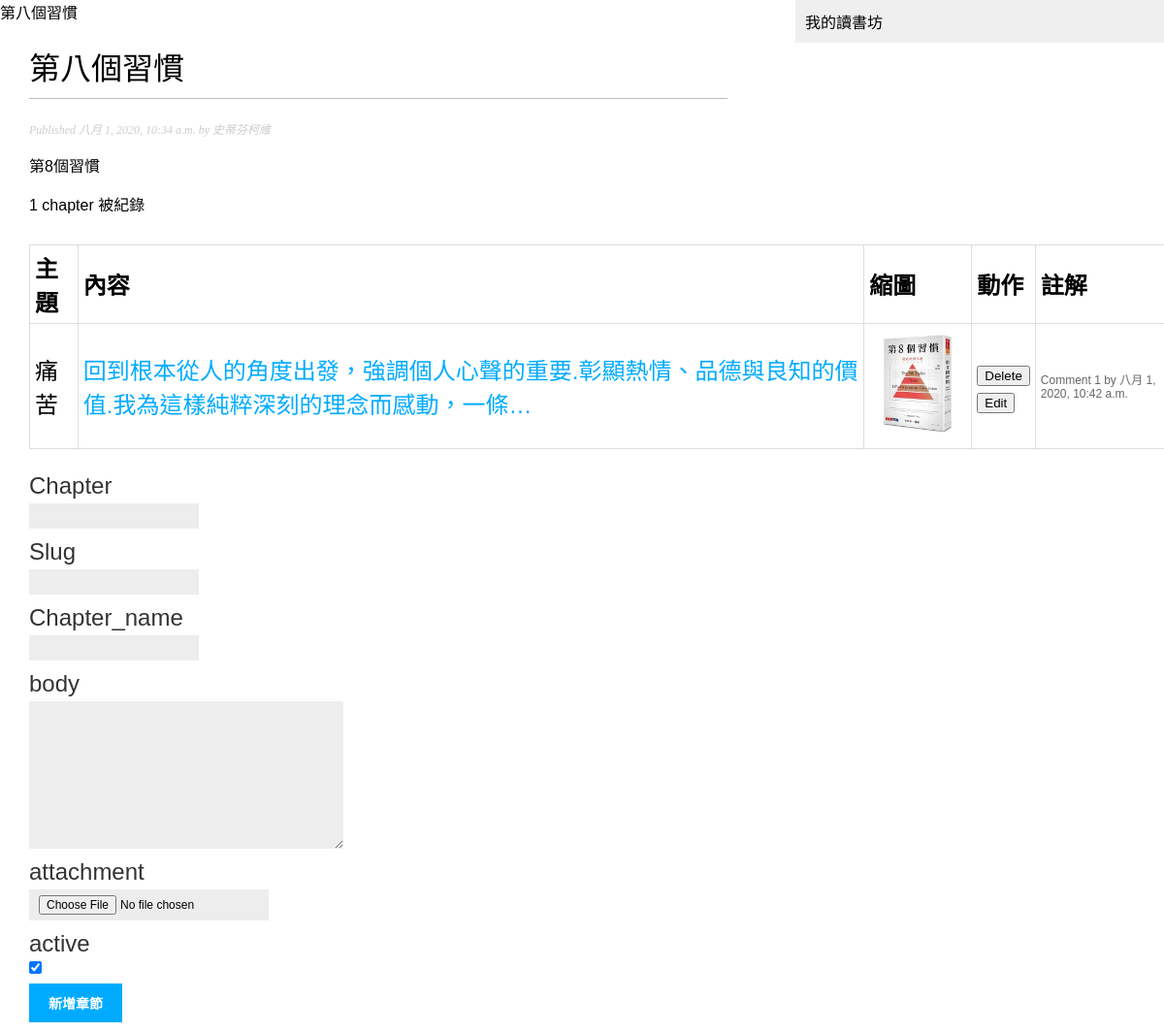
Page /app1/2020/8/1/books-8-habits/ on the committed database.
### app1/models.py (models this page shows, shortened)
class Books(models.Model):
    STATUS_CHOICE = (('draft', 'Draft'),
                     ('published', 'Published')
                     )
    title = models.CharField(max_length=250)
    slug = AutoSlugField(max_length=250,populate_from='title', unique_for_date='publish'
                         ,editable=True,null=True,unique=True)
    author = models.CharField(max_length=20)
    owner = models.ForeignKey(User, on_delete=models.CASCADE, related_name='blog_posts')
    body = RichTextField()
    publish = models.DateTimeField(default=timezone.now)
    created = models.DateTimeField(auto_now_add=True)
    updated = models.DateTimeField(auto_now=True)
    status = models.CharField(max_length=10, choices=STATUS_CHOICE, default='draft')
    objects = models.Manager()
    published = PublishedManage()
    class Meta:
        ordering = ('-publish',)

class Chapter(models.Model):
    book = models.ForeignKey(Books,on_delete=models.CASCADE,related_name='chapter')
    slug = models.SlugField(max_length=250, unique_for_date='created')
    chapter = models.CharField(max_length=80)
    chapter_name = models.CharField(max_length=80,null=True)
    body = RichTextField(null = True)
    attachment = models.ImageField(upload_to='images/',blank=True,null=True)
    created = models.DateTimeField(auto_now_add=True)
    updated = models.DateTimeField(auto_now=True)
    active = models.BooleanField(default=True)
    class Meta:
        ordering = ('-created',)
    def get_url(self):
        return reverse('app1:ch_detail',
                       args=[self.id,
                             self.slug])

### app1/views.py (the view)
# urls.py: path('<int:year>/<int:month>/<int:day>/<slug:post>/',views.chapter_detail  ,name = 'book_detail'),
def chapter_detail(request, year, month, day, post):
    books = get_object_or_404(Books, slug=post,
                             publish__year=year,
                             publish__month=month,
                             publish__day=day)
    chapters = books.chapter.filter(active=True)
    new_chapter: Chapter
    new_chapter = None
    chapter: Chapter
    if request.method == 'POST':
        chapter_form = ChapterForm(request.POST, request.FILES)
        if chapter_form.is_valid():
            new_chapter = chapter_form.save(commit=False)
            new_chapter.book = books
            new_chapter.save()
    else:
        chapter_form = ChapterForm()
    return render(request, 'blog/post/detail.html', {'books': books,
                                                     'chapters': chapters,
                                                     'new_chapter': new_chapter,
                                                     'chapter_form': chapter_form})

### app1/forms.py
class ChapterForm(forms.ModelForm):
    def __init__(self, *args, **kwargs):
        super(ChapterForm, self).__init__(*args, **kwargs)
        for field_name, field in self.fields.items():
            field.widget.attrs['class'] = 'form-control'
    class Meta:
        model = Chapter
        fields = ['slug','chapter','chapter_name','body','attachment','active']

### app1/templates/blog/post/detail.html (shortened to what this page needs)
{% extends "blog/base.html" %}
 {% load static %}
{% block content %}
 <h1>{{ books.title }}</h1>
  <p class="date">
    Published {{ books.publish }} by {{ books.author }}
  </p>
  {{ books.body|safe|linebreaks }}
    {% with chapters.count as total_chapters  %}
         {{ total_chapters}} chapter{{ total_chapters|pluralize }} 被紀錄
    <h2>
    {% endwith %}
      <table class="table">
          <thead><tr>
              <th>主題</th>
              <th>內容</th>
              <th>縮圖</th>
              <th>動作 </th>
              <th>註解 </th>
          </tr></thead>
      {% for chapter in chapters %}
            <tr>
                <td>{{ chapter.chapter_name }}</td>
            <td><a href = "{{ chapter.get_url }}">
                {{ chapter.body|safe|linebreaks|truncatechars:60 }}</a>
            </td>
            <td>
                {% if chapter.attachment.url is not None  %}
                <img src="{{ chapter.attachment.url }}" style="height: 100px;width: 100px"/>
                {% endif %}
            </td>
            <td>
                <form method="post" action="{% url 'app1:delete' chapter.id %}">
                <button type="submit">Delete</button>
            </form>
            <form method="post" action="{% url 'app1:chapter_edit' chapter.id %}">
                <button type="submit">Edit</button>
            </form>
            </td>
             <td class="info">Comment {{ forloop.counter }} by {{ chapter.name }} {{ chapter.created }}</td>
            </tr>
    {% endfor %}
    </table>
<div class="container">
        <form method="post" enctype="multipart/form-data">
          <div class="form-group">
                <label for="id_chapter">Chapter</label>
                {{ chapter_form.chapter }}
          </div>
          <div class="form-group">
                <label for="id_slug">Slug</label>
                {{ chapter_form.slug }}
          </div>
            <div class="form-group">
                <label for="id_chapter_name">Chapter_name</label>
                {{ chapter_form.chapter_name }}
          </div>
          <div class="form-group">
                <label for="id_body">body</label>
                {{ chapter_form.body }}
          </div>
              <div class="form-group">
                <label for="id_attachment">attachment</label>
                {{ chapter_form.attachment }}
          </div>
        <div class="form-group">
                <label for="id_active">active</label>
                {{ chapter_form.active }}
          </div>
            <p><input type="submit" value="新增章節"></p>
        </form>
</div>
{% endblock %}

### app1/static/css/blog.css (style rules this page uses)
body { margin:0; padding:0; font-family:helvetica, sans-serif; }
a { color:#00abff; text-decoration:none; }
h1 { font-weight:normal; border-bottom:1px solid #bbb; padding:0 0 10px 0; }
h2 { font-weight:normal; margin:30px 0 0; }
p.date { color:#ccc; font-family: georgia, serif; font-size: 12px; font-style: italic; }
label { float:left; clear:both; color:#333; margin-bottom:4px; }
input, textarea { clear:both; float:left; margin:0 0 10px; background:#ededed; border:0; padding:6px 10px; font-size:12px; }
input[type=submit] { font-weight:bold; background:#00abff; color:#fff; padding:10px 20px; font-size:14px; text-transform:uppercase; }
.info { font-size:12px; color: #666; position: relative ; top: 0px ; left: 0px; ; }
table { font-family: arial,sans-serif; border-collapse:collapse ; width: 1200px; }
td,th { border: 1px solid #dddddd; text-align: left; padding: 5px; }

### rows in the picture
Books: title "第八個習慣", publish "八月 1, 2020, 10:34 a.m.", author "史蒂芬柯維", body "第8個習慣"
Chapter: chapter_name "痛苦", body "回到根本從人的角度出發，強調個人心聲的重要.彰顯熱情、品德與良知的價值.我為這樣純粹深刻的理念而感動，一條…", attachment (picture), created "八月 1, 2020, 10:42 a.m."

### other values in the picture
{{ total_chapters }} "1"
